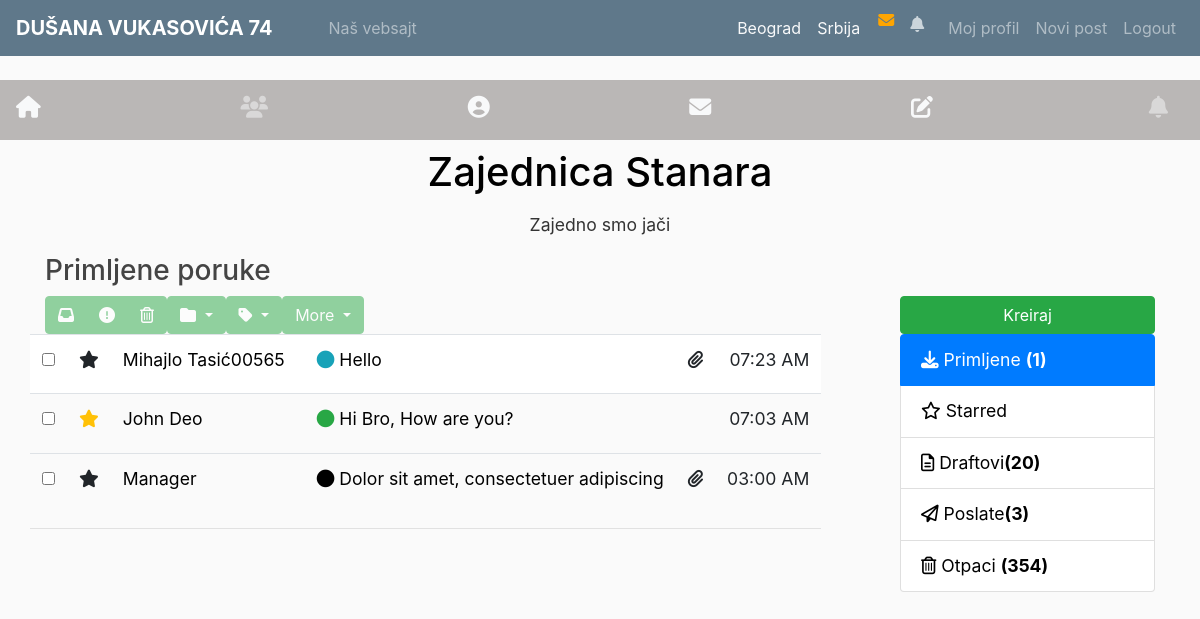
The app's page /messages_list/ (signed in), older data.
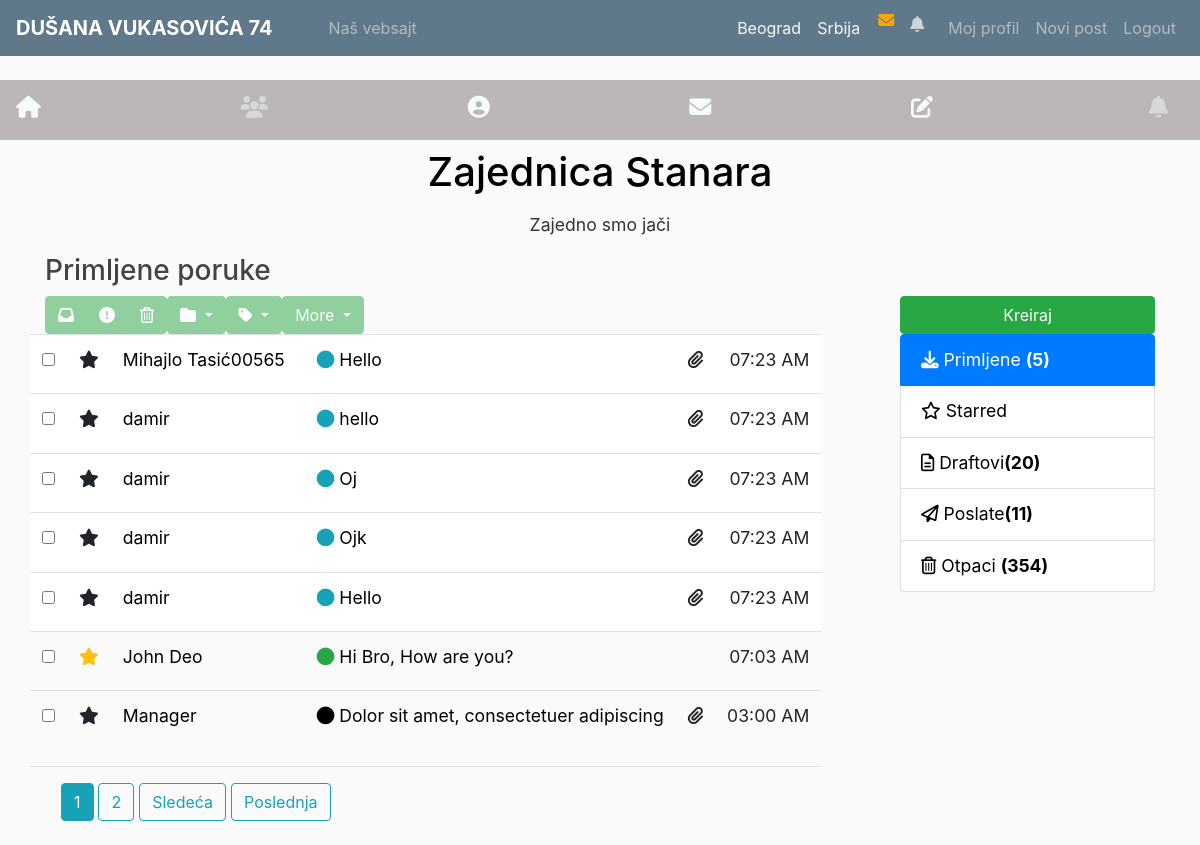
The same page, newer data.
### messaging/models.py (models this page shows)
class MessageForUpravnik(models.Model):
    sender = models.ForeignKey(CustomUser, on_delete=models.CASCADE, related_name="message_sender", null=True)
    receiver = models.ForeignKey(CustomUser, on_delete=models.CASCADE, related_name="message_receiver", null=True)
    title = models.CharField(max_length=200, null=True)
    content = models.TextField(null=True)
    seen = models.BooleanField(default=False)
    read = models.BooleanField(default=False)

### users/models.py (models this page shows, shortened)
class CustomUser(AbstractUser):
    username_validator = MyValidator()
    username = models.CharField(
        _('username'),
        max_length=150,
        unique=True,
        help_text=_(
            'Required. 150 characters or fewer.'
            'Letters, digits and @/./ /-/_ only.'
        ),
        validators=[username_validator],
        error_messages={
            'unique': _("A user with that username already exists."),
        },
    )
    is_director = models.BooleanField(default=False)
    Grad = models.CharField(max_length=100)
    Opština = models.CharField(max_length=25)
    Ulica_i_broj = models.CharField(max_length=100)
    Broj_stana = models.CharField(max_length=25)
    Ulaz = models.ForeignKey(
        Ulaz, on_delete=models.CASCADE, null=True, blank=True
    )
    upravnik_id = models.CharField(max_length=25, null=True, blank=True)

### messaging/views.py (the view)
# urls.py: path('messages_list/', MessageListView.as_view(), name='message-list'),
class MessageListView(ListView):
    template_name = 'messaging/inbox.html'
    context_object_name = 'usr_messages'
    paginate_by = 5
    def get_queryset(self):
        usr_messages = MessageForUpravnik.objects.filter(
            receiver=self.request.user
        )
        MessageNotificationsBucket.empty = True
        return usr_messages
    def get_context_data(self, **kwargs):
        context = super(MessageListView, self).get_context_data(**kwargs)
        context["upravnik"] = Upravnik.objects.get(ulaz=self.request.user.Ulaz)
        context["ulaz"] = self.request.user.Ulaz.Ulica_i_broj
        context["website"] = self.request.user.Ulaz.website
        context['msgs'] = MessageForUpravnik.objects.filter(
            sender=self.request.user
        )
        messages = MessageForUpravnik.objects.filter(
            receiver=self.request.user
        )
        context["user_messages"] = messages
        return context

### messaging/templates/messaging/inbox.html (shortened to what this page needs)
{% extends "messaging/messages.html" %}
{% block messages-inner %}
<div class="panel panel-default m-t-20">
    <div class="panel-body mail-div">
        <table class="table table-hover mails">
            <tbody>
                {% for msg in usr_messages %}
                    <tr style="background-color: white;">
                            <td class="mail-select">
                                <label class="cr-styled">
                                    <input type="checkbox">
                                </label>
                            </td>
                            <td class="mail-rateing">
                                <i class="fa fa-star"></i>
                            </td>
                            <td>
                                 {% if user == msg.sender %}
                        	        <a class="mr-2" href="{% url 'profile' %}">{{ msg.sender.username }}</a>
                        	    {% else %}
                        	        {% if msg.sender == upravnik.user %}
                        	            <a class="mr-2" href="{% url 'manager' %}">{{ msg.sender.username }}</a>
                        	        {% else %}
                        	            <a class="mr-2" href="{% url 'user-profile' msg.sender.id %}">{{ msg.sender.username }}</a>
                        	        {% endif %}
                        	    {% endif %}
                            </td>
                            <td>
                                <a href="{% url 'msg-detail' msg.id %}"><i class="fa fa-circle text-info m-r-15"></i> {{ msg.title }}</a>
                            </td>
                            <td>
                                <i class="fa fa-paperclip"></i>
                            </td>
                            <td class="text-right">
                                07:23 AM
                            </td>
                        </tr>
                {% endfor %}
                <tr>
                    <td class="mail-select">
                        <label class="cr-styled">
                            <input type="checkbox">
                        </label>
                    </td>
                    <td class="mail-rateing">
                        <i class="fa fa-star text-warning"></i>
                    </td>
                    <td>
                        <a href="##email-read.html">John Deo</a>
                    </td>
                    <td>
                        <a href="##email-read.html"><i class="fa fa-circle text-success m-r-15"></i> Hi Bro, How are you?</a>
                    </td>
                    <td>
                    </td>
                    <td class="text-right">
                        07:03 AM
                    </td>
                </tr>
                <tr class="active">
                    <td class="mail-select">
                        <label class="cr-styled">
                            <input type="checkbox">
                        </label>
                    </td>
                    <td class="mail-rateing">
                        <i class="fa fa-star"></i>
                    </td>
                    <td>
                        <a href="#email-read.html">Manager</a>
                    </td>
                    <td>
                        <a href="#email-read.html"><i class="fa fa-circle text-purple m-r-15"></i> Dolor sit amet, consectetuer adipiscing</a>
                    </td>
                    <td>
                        <i class="fa fa-paperclip"></i>
                    </td>
                    <td class="text-right">
                        03:00 AM
                    </td>
                </tr>
            </tbody>
        </table>
        <hr>
    </div>
</div>
{% endblock messages-inner %}

Row changes from the older to the newer data that the page shows:
added MessageForUpravnik: sender.username "damir", title "hello"
added MessageForUpravnik: sender.username "damir", title "Oj"
added MessageForUpravnik: sender.username "damir", title "Ojk"
added MessageForUpravnik: sender.username "damir", title "Hello"
Text that changed along with them:
{{ usr_messages.count }}: "1" → "5"
{{ msgs.count }}: "3" → "11"
new list line: "1"
new list line: "2"
text now shown: "Sledeća Poslednja"
